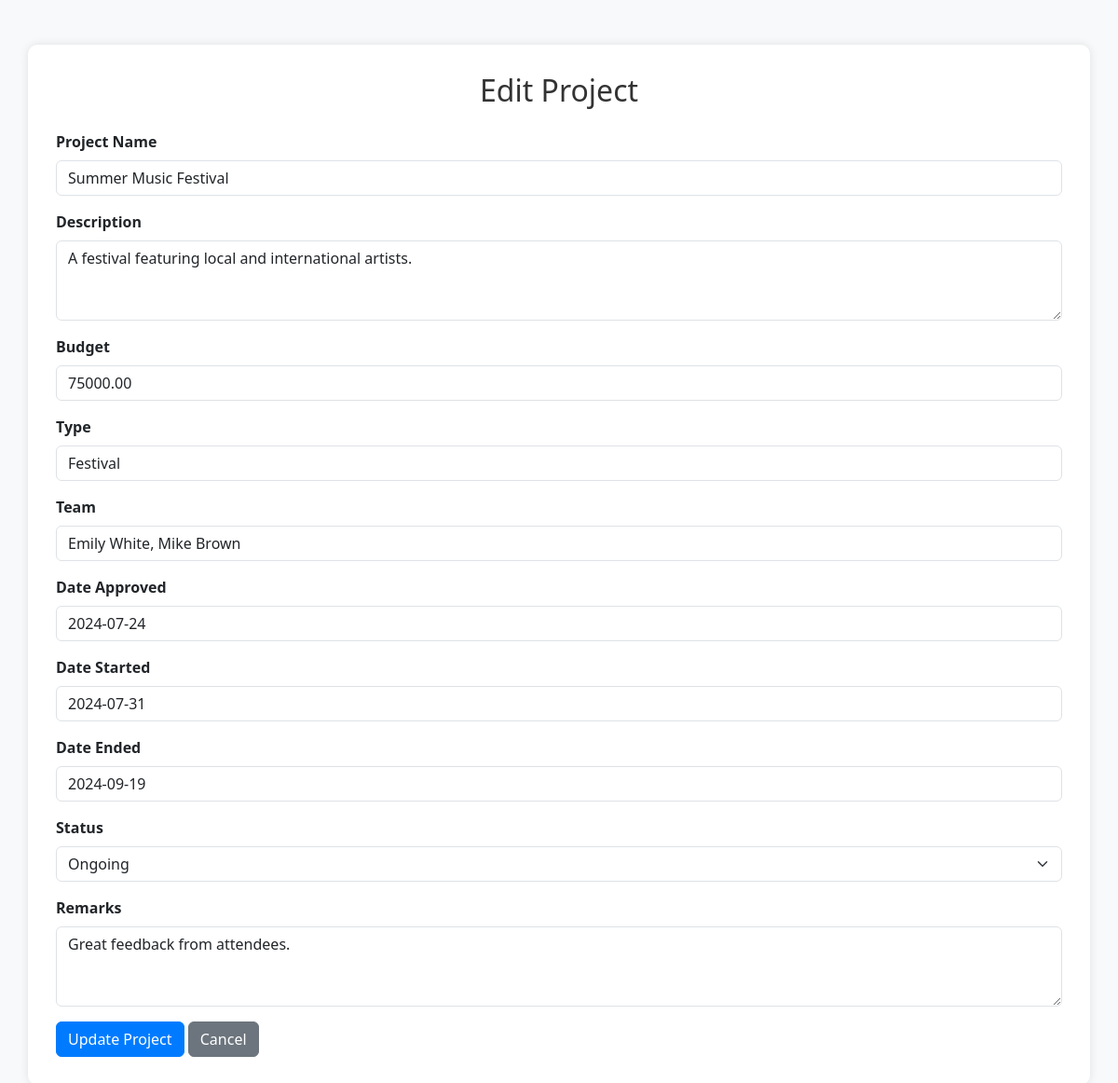
/edit.php?id=7 (signed in), run on the app's committed database.
### tables this page shows
CREATE TABLE `projects` (
  `id` int(11) NOT NULL,
  `proj_name` varchar(255) NOT NULL,
  `description` text DEFAULT NULL,
  `budget` decimal(10,2) DEFAULT NULL,
  `type` varchar(100) DEFAULT NULL,
  `team` varchar(255) DEFAULT NULL,
  `date_approved` date DEFAULT NULL,
  `date_started` date DEFAULT NULL,
  `date_ended` date DEFAULT NULL,
  `status` enum('ongoing','stopped','completed') DEFAULT NULL,
  `remarks` text DEFAULT NULL
);

### edit.php (the view, shortened to what this page needs)
<?php
$servername = "localhost";
$username = "root";
$password = "";
$dbname = "project";
$conn = new mysqli($servername, $username, $password, $dbname);
$id = $_GET['id'] ?? null;
$sql = "SELECT * FROM projects WHERE id=?";
$stmt = $conn->prepare($sql);
$stmt->bind_param("i", $id);
$stmt->execute();
$result = $stmt->get_result();
if ($result->num_rows > 0) {
    $project = $result->fetch_assoc();
} else {
    echo "Project not found";
    exit;
}
?>
<!DOCTYPE html>
<html lang="en">
<head>
    <link href="https://cdn.jsdelivr.net/npm/bootstrap@5.3.0/dist/css/bootstrap.min.css" rel="stylesheet">
    <link rel="stylesheet" href="https://cdnjs.cloudflare.com/ajax/libs/bootstrap-datepicker/1.9.0/css/bootstrap-datepicker.min.css">
</head>
<body>
    <div class="container mt-5">
        <h2 class="mb-4 text-center">Edit Project</h2>
        <form id="editProjectForm">
            <div class="mb-3">
                <label for="projName" class="form-label">Project Name</label>
                <input type="text" class="form-control" id="projName" name="projName" value="<?php echo htmlspecialchars($project['proj_name']); ?>" required>
            </div>
            <div class="mb-3">
                <label for="description" class="form-label">Description</label>
                <textarea class="form-control" id="description" name="description" rows="3" required><?php echo htmlspecialchars($project['description']); ?></textarea>
            </div>
            <div class="mb-3">
                <label for="budget" class="form-label">Budget</label>
                <input type="number" class="form-control" id="budget" name="budget" step="0.01" value="<?php echo htmlspecialchars($project['budget']); ?>" required>
            </div>
            <div class="mb-3">
                <label for="type" class="form-label">Type</label>
                <input type="text" class="form-control" id="type" name="type" value="<?php echo htmlspecialchars($project['type']); ?>" required>
            </div>
            <div class="mb-3">
                <label for="team" class="form-label">Team</label>
                <input type="text" class="form-control" id="team" name="team" value="<?php echo htmlspecialchars($project['team']); ?>" required>
            </div>
            <div class="mb-3">
                <label for="dateApproved" class="form-label">Date Approved</label>
                <input type="text" class="form-control datepicker" id="dateApproved" name="dateApproved" value="<?php echo htmlspecialchars($project['date_approved']); ?>" required>
            </div>
            <div class="mb-3">
                <label for="dateStarted" class="form-label">Date Started</label>
                <input type="text" class="form-control datepicker" id="dateStarted" name="dateStarted" value="<?php echo htmlspecialchars($project['date_started']); ?>" required>
            </div>
            <div class="mb-3">
                <label for="dateEnded" class="form-label">Date Ended</label>
                <input type="text" class="form-control datepicker" id="dateEnded" name="dateEnded" value="<?php echo htmlspecialchars($project['date_ended']); ?>">
            </div>
            <div class="mb-3">
                <label for="status" class="form-label">Status</label>
                <select class="form-select" id="status" name="status" required>
                    <option value="ongoing" <?php echo $project['status'] == 'ongoing' ? 'selected' : ''; ?>>Ongoing</option>
                </select>
            </div>
            <div class="mb-3">
                <label for="remarks" class="form-label">Remarks</label>
                <textarea class="form-control" id="remarks" name="remarks" rows="3"><?php echo htmlspecialchars($project['remarks']); ?></textarea>
            </div>
            <button type="submit" class="btn btn-primary">Update Project</button>
            <button type="button" class="btn btn-secondary" id="cancelButton">Cancel</button>
        </form>
    </div>
</body>
</html>

### edit.php (style rules this page uses)
body { background-color: #f8f9fa; }
.container { background-color: #fff; border-radius: 10px; box-shadow: 0 0 10px rgba(0, 0, 0, 0.1); padding: 30px; }
h2 { color: #333; }
.form-label { font-weight: 600; }
.btn-primary { background-color: #007bff; border-color: #007bff; }
.btn-secondary { background-color: #6c757d; border-color: #6c757d; }

### data on the page
projects: projName "Summer Music Festival", description "A festival featuring local and international artists.", budget "75000.00", type "Festival", team "Emily White, Mike Brown", dateApproved "2024-07-24", dateStarted "2024-07-31", dateEnded "2024-09-19", status "Ongoing", remarks "Great feedback from attendees."
